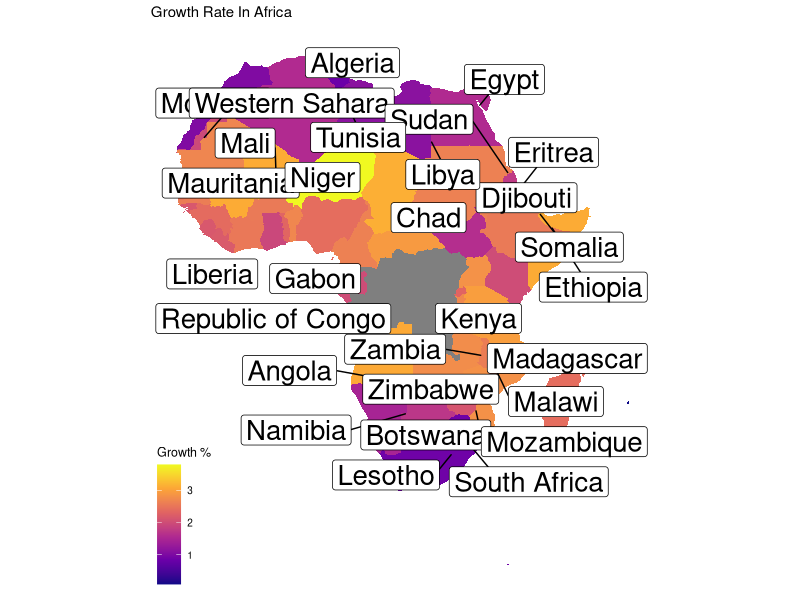
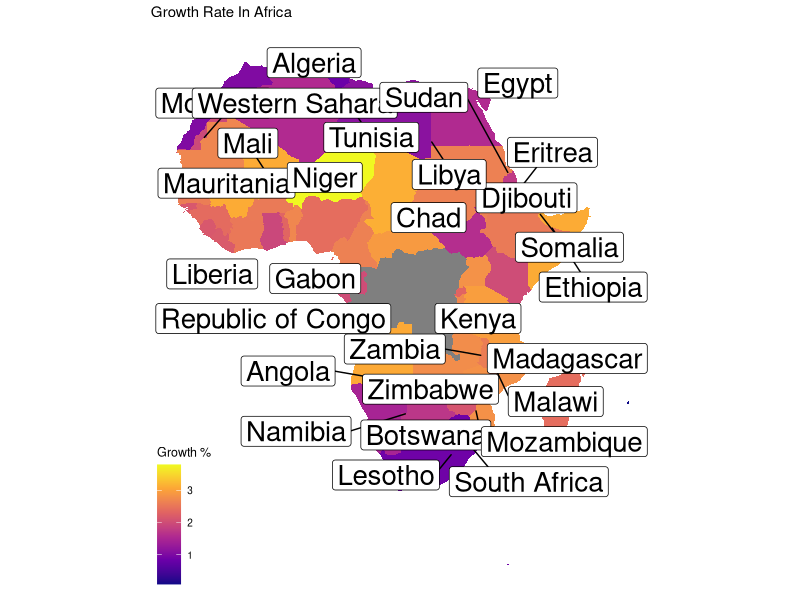

Recreate these plots in R, in order.
# Load the necessary libraries
library(dplyr)
library(ggplot2)
library(tidyverse)
library(ggrepel)
library(ggthemes)

# Import the world_population.csv dataset
world_population <- read.csv("world_population_data.csv")

# Remove '%' from growth_rate column
world_population <- world_population %>%
    mutate(growth_rate = as.numeric(sub("%", "", growth_rate)))

# Create dataframe for world coordinates using map_data
world_coordinates <- map_data("world")

# Filter data for African countries
africa_map <- subset(world_coordinates, region %in% c(
    "Algeria", "Angola", "Benin", "Botswana", "Burkina Faso", "Burundi",
    "Cabo Verde", "Cameroon", "Central African Republic", "Chad", "Comoros",
    "Democratic Republic of the Congo", "Djibouti", "Egypt", "Equatorial Guinea",
    "Eritrea", "Eswatini", "Ethiopia", "Gabon", "Gambia", "Ghana", "Guinea",
    "Guinea-Bissau", "Ivory Coast", "Kenya", "Lesotho", "Liberia", "Libya",
    "Madagascar", "Malawi", "Mali", "Mauritania", "Mauritius", "Morocco",
    "Mozambique", "Namibia", "Niger", "Nigeria", "Republic of Congo", "Rwanda", "Sao Tome and Principe",
    "Senegal", "Seychelles", "Sierra Leone", "Somalia", "South Africa", "South Sudan",
    "Sudan", "Swaziland", "Tanzania", "Togo", "Tunisia", "Uganda", "Western Sahara", "Zambia", "Zimbabwe"
)) %>%
    left_join(world_population, by = c("region" = "country"))

# Create label data for Africa
label_data <- africa_map %>%
    group_by(region) %>%
    filter(row_number() == 50)

# Create a geom_polygon plot using ggplot2
print(ggplot(africa_map) +
    geom_polygon(aes(long, lat, group = group, fill = growth_rate)) +
    coord_quickmap() +
    scale_fill_viridis_c(option = "plasma") +

    # Add labels to the plot
    labs(fill = "Growth %") +
    ggtitle("Growth Rate In Africa") +

    # Use geom_label_repel for Africa labels
    geom_label_repel(
        data = label_data, aes(x = long, y = lat, label = region),
        size = 7, max.overlaps = 12
    ) +

    # Tweak display of theme
    theme_map())

# Save the plot as a PNG file
ggsave("africa_plot.png", dpi = 300)
